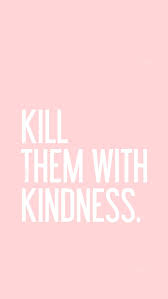
#> input picture images.jpg, 168 x 299 px
$ python -i ImageFun.py   (imports and definitions only)
#> lines starting #> are read from the running program, lines starting #| are printed output that depends on the picture; after the words box and inside, x2 and y2 are one past the last pixel; in counts of white or black regions, pixels touching at a corner belong together
import cv2
import os
import numpy as np

def BINuGAU(img):

    th3 = cv2.adaptiveThreshold(img,255,cv2.ADAPTIVE_THRESH_GAUSSIAN_C,\
           cv2.THRESH_BINARY,11,2)
    cv2.fastNlMeansDenoising(th3, None, 10,7, 21)
    cv2.fastNlMeansDenoising(th3, None, 10, 7, 21)
    cv2.fastNlMeansDenoising(th3, None, 10, 7, 21)
    cv2.imshow('hutesh kumar Binery Image', th3)
    cv2.fastNlMeansDenoising(th3, None, 10, 7, 21)
    cv2.waitKey(0)
    cv2.imshow('hutesh kumar Binery Image', th3)
    cv2.waitKey(0)
    return th3

# [50 lines left out: functions rotateImage, rotateImage2, not called in this run]
    #cv2.imshow('rotated image',image2)

>>> import cv2
>>> picture = cv2.imread('images.jpg', cv2.IMREAD_GRAYSCALE)
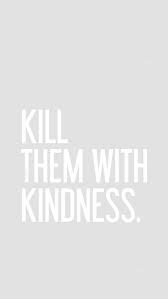
#> picture: shape (299, 168); min 209, max 255, mean 228.5
>>> result = BINuGAU(picture)
#> in BINuGAU, `th3 = cv2.adaptiveThreshold(img,255,cv2.ADAPTIVE_THRESH_GAUSSIAN_C,\ c..`:
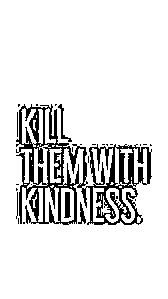
#> th3: shape (299, 168); 88.6% white; 26 black regions (20 under 20 px), largest, box (x1, y1, x2, y2) and area: (16, 104, 152, 225) 5278, (64, 192, 71, 218) 131, (58, 104, 72, 142) 106, (78, 202, 86, 224) 76, (16, 192, 18, 219) 27, (17, 112, 18, 137) 25
